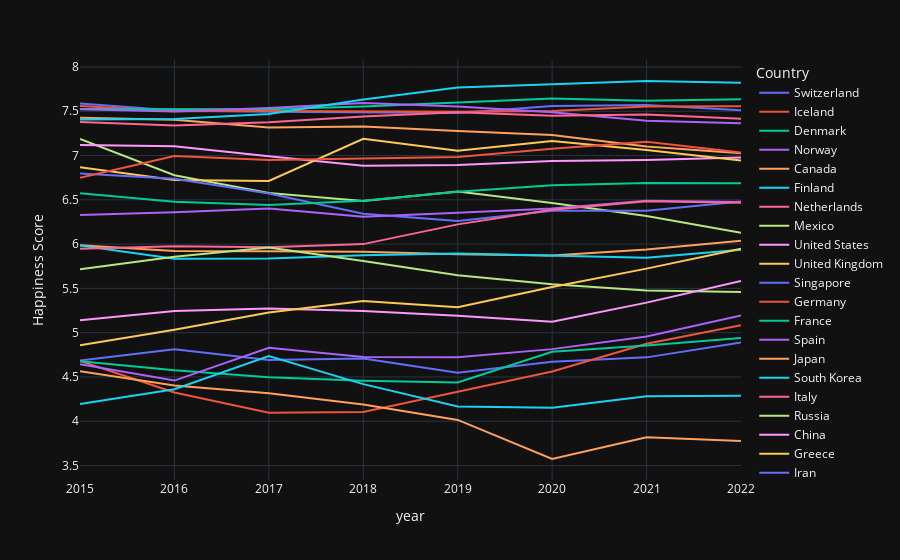

Write notebook code for a chart like this one.
### Code cell
countries=['India','United States','United Kingdom','Russia','China','Canada','Germany','France','Switzerland', 'Iceland', 'Denmark', 'Norway', 'Finland',
       'Netherlands','Japan', 'South Korea','Italy','Singapore','Greece','Iran','Spain','Mexico','Egypt','Ukraine', 'Iraq', 'South Africa']
df1=df[df['Country'].isin(countries)]

fig=px.line(df1,x='year',y='Happiness Score',color='Country',template="plotly_dark")
fig.show()

### Figure 1 — Plotly figure (JSON) as saved in the notebook; plotly's stock layout.template omitted (floating-point values rounded to 4 significant figures)
{"data": [{"hovertemplate": "Country=Switzerland<br>year=%{x}<br>Happiness Score=%{y}<extra></extra>", "legendgroup": "Switzerland", "line": {"color": "#636efa", "dash": "solid"}, "marker": {"symbol": "circle"}, "mode": "lines", "name": "Switzerland", "orientation": "v", "showlegend": true, "type": "scatter", "x": [2015, 2016, 2017, 2018, 2019, 2020, 2021, 2022], "xaxis": "x", "y": [7.587, 7.509, 7.494, 7.487, 7.48, 7.56, 7.571, 7.512], "yaxis": "y"}, {"hovertemplate": "Country=Iceland<br>year=%{x}<br>Happiness Score=%{y}<extra></extra>", "legendgroup": "Iceland", "line": {"color": "#EF553B", "dash": "solid"}, "marker": {"symbol": "circle"}, "mode": "lines", "name": "Iceland", "orientation": "v", "showlegend": true, "type": "scatter", "x": [2015, 2016, 2017, 2018, 2019, 2020, 2021, 2022], "xaxis": "x", "y": [7.561, 7.501, 7.504, 7.495, 7.494, 7.504, 7.554, 7.557], "yaxis": "y"}, {"hovertemplate": "Country=Denmark<br>year=%{x}<br>Happiness Score=%{y}<extra></extra>", "legendgroup": "Denmark", "line": {"color": "#00cc96", "dash": "solid"}, "marker": {"symbol": "circle"}, "mode": "lines", "name": "Denmark", "orientation": "v", "showlegend": true, "type": "scatter", "x": [2015, 2016, 2017, 2018, 2019, 2020, 2021, 2022], "xaxis": "x", "y": [7.527, 7.526, 7.522, 7.555, 7.6, 7.646, 7.62, 7.636], "yaxis": "y"}, {"hovertemplate": "Country=Norway<br>year=%{x}<br>Happiness Score=%{y}<extra></extra>", "legendgroup": "Norway", "line": {"color": "#ab63fa", "dash": "solid"}, "marker": {"symbol": "circle"}, "mode": "lines", "name": "Norway", "orientation": "v", "showlegend": true, "type": "scatter", "x": [2015, 2016, 2017, 2018, 2019, 2020, 2021, 2022], "xaxis": "x", "y": [7.522, 7.498, 7.537, 7.594, 7.554, 7.488, 7.392, 7.365], "yaxis": "y"}, {"hovertemplate": "Country=Canada<br>year=%{x}<br>Happiness Score=%{y}<extra></extra>", "legendgroup": "Canada", "line": {"color": "#FFA15A", "dash": "solid"}, "marker": {"symbol": "circle"}, "mode": "lines", "name": "Canada", "orientation": "v", "showlegend": true, "type": "scatter", "x": [2015, 2016, 2017, 2018, 2019, 2020, 2021, 2022], "xaxis": "x", "y": [7.427, 7.404, 7.316, 7.328, 7.278, 7.232, 7.103, 7.025], "yaxis": "y"}, {"hovertemplate": "Country=Finland<br>year=%{x}<br>Happiness Score=%{y}<extra></extra>", "legendgroup": "Finland", "line": {"color": "#19d3f3", "dash": "solid"}, "marker": {"symbol": "circle"}, "mode": "lines", "name": "Finland", "orientation": "v", "showlegend": true, "type": "scatter", "x": [2015, 2016, 2017, 2018, 2019, 2020, 2021, 2022], "xaxis": "x", "y": [7.406, 7.413, 7.469, 7.632, 7.769, 7.809, 7.842, 7.821], "yaxis": "y"}, {"hovertemplate": "Country=Netherlands<br>year=%{x}<br>Happiness Score=%{y}<extra></extra>", "legendgroup": "Netherlands", "line": {"color": "#FF6692", "dash": "solid"}, "marker": {"symbol": "circle"}, "mode": "lines", "name": "Netherlands", "orientation": "v", "showlegend": true, "type": "scatter", "x": [2015, 2016, 2017, 2018, 2019, 2020, 2021, 2022], "xaxis": "x", "y": [7.378, 7.339, 7.377, 7.441, 7.488, 7.449, 7.464, 7.415], "yaxis": "y"}, {"hovertemplate": "Country=Mexico<br>year=%{x}<br>Happiness Score=%{y}<extra></extra>", "legendgroup": "Mexico", "line": {"color": "#B6E880", "dash": "solid"}, "marker": {"symbol": "circle"}, "mode": "lines", "name": "Mexico", "orientation": "v", "showlegend": true, "type": "scatter", "x": [2015, 2016, 2017, 2018, 2019, 2020, 2021, 2022], "xaxis": "x", "y": [7.187, 6.778, 6.578, 6.488, 6.595, 6.465, 6.317, 6.128], "yaxis": "y"}, {"hovertemplate": "Country=United States<br>year=%{x}<br>Happiness Score=%{y}<extra></extra>", "legendgroup": "United States", "line": {"color": "#FF97FF", "dash": "solid"}, "marker": {"symbol": "circle"}, "mode": "lines", "name": "United States", "orientation": "v", "showlegend": true, "type": "scatter", "x": [2015, 2016, 2017, 2018, 2019, 2020, 2021, 2022], "xaxis": "x", "y": [7.119, 7.104, 6.993, 6.886, 6.892, 6.94, 6.951, 6.977], "yaxis": "y"}, {"hovertemplate": "Country=United Kingdom<br>year=%{x}<br>Happiness Score=%{y}<extra></extra>", "legendgroup": "United Kingdom", "line": {"color": "#FECB52", "dash": "solid"}, "marker": {"symbol": "circle"}, "mode": "lines", "name": "United Kingdom", "orientation": "v", "showlegend": true, "type": "scatter", "x": [2015, 2016, 2017, 2018, 2019, 2020, 2021, 2022], "xaxis": "x", "y": [6.867, 6.725, 6.714, 7.19, 7.054, 7.165, 7.064, 6.943], "yaxis": "y"}, {"hovertemplate": "Country=Singapore<br>year=%{x}<br>Happiness Score=%{y}<extra></extra>", "legendgroup": "Singapore", "line": {"color": "#636efa", "dash": "solid"}, "marker": {"symbol": "circle"}, "mode": "lines", "name": "Singapore", "orientation": "v", "showlegend": true, "type": "scatter", "x": [2015, 2016, 2017, 2018, 2019, 2020, 2021, 2022], "xaxis": "x", "y": [6.798, 6.739, 6.572, 6.343, 6.262, 6.377, 6.377, 6.48], "yaxis": "y"}, {"hovertemplate": "Country=Germany<br>year=%{x}<br>Happiness Score=%{y}<extra></extra>", "legendgroup": "Germany", "line": {"color": "#EF553B", "dash": "solid"}, "marker": {"symbol": "circle"}, "mode": "lines", "name": "Germany", "orientation": "v", "showlegend": true, "type": "scatter", "x": [2015, 2016, 2017, 2018, 2019, 2020, 2021, 2022], "xaxis": "x", "y": [6.75, 6.994, 6.951, 6.965, 6.985, 7.076, 7.155, 7.034], "yaxis": "y"}, {"hovertemplate": "Country=France<br>year=%{x}<br>Happiness Score=%{y}<extra></extra>", "legendgroup": "France", "line": {"color": "#00cc96", "dash": "solid"}, "marker": {"symbol": "circle"}, "mode": "lines", "name": "France", "orientation": "v", "showlegend": true, "type": "scatter", "x": [2015, 2016, 2017, 2018, 2019, 2020, 2021, 2022], "xaxis": "x", "y": [6.575, 6.478, 6.442, 6.489, 6.592, 6.664, 6.69, 6.687], "yaxis": "y"}, {"hovertemplate": "Country=Spain<br>year=%{x}<br>Happiness Score=%{y}<extra></extra>", "legendgroup": "Spain", "line": {"color": "#ab63fa", "dash": "solid"}, "marker": {"symbol": "circle"}, "mode": "lines", "name": "Spain", "orientation": "v", "showlegend": true, "type": "scatter", "x": [2015, 2016, 2017, 2018, 2019, 2020, 2021, 2022], "xaxis": "x", "y": [6.329, 6.361, 6.403, 6.31, 6.354, 6.401, 6.491, 6.476], "yaxis": "y"}, {"hovertemplate": "Country=Japan<br>year=%{x}<br>Happiness Score=%{y}<extra></extra>", "legendgroup": "Japan", "line": {"color": "#FFA15A", "dash": "solid"}, "marker": {"symbol": "circle"}, "mode": "lines", "name": "Japan", "orientation": "v", "showlegend": true, "type": "scatter", "x": [2015, 2016, 2017, 2018, 2019, 2020, 2021, 2022], "xaxis": "x", "y": [5.987, 5.921, 5.92, 5.915, 5.886, 5.871, 5.94, 6.039], "yaxis": "y"}, {"hovertemplate": "Country=South Korea<br>year=%{x}<br>Happiness Score=%{y}<extra></extra>", "legendgroup": "South Korea", "line": {"color": "#19d3f3", "dash": "solid"}, "marker": {"symbol": "circle"}, "mode": "lines", "name": "South Korea", "orientation": "v", "showlegend": true, "type": "scatter", "x": [2015, 2016, 2017, 2018, 2019, 2020, 2021, 2022], "xaxis": "x", "y": [5.984, 5.835, 5.838, 5.875, 5.895, 5.872, 5.845, 5.935], "yaxis": "y"}, {"hovertemplate": "Country=Italy<br>year=%{x}<br>Happiness Score=%{y}<extra></extra>", "legendgroup": "Italy", "line": {"color": "#FF6692", "dash": "solid"}, "marker": {"symbol": "circle"}, "mode": "lines", "name": "Italy", "orientation": "v", "showlegend": true, "type": "scatter", "x": [2015, 2016, 2017, 2018, 2019, 2020, 2021, 2022], "xaxis": "x", "y": [5.948, 5.977, 5.964, 6, 6.223, 6.387, 6.483, 6.467], "yaxis": "y"}, {"hovertemplate": "Country=Russia<br>year=%{x}<br>Happiness Score=%{y}<extra></extra>", "legendgroup": "Russia", "line": {"color": "#B6E880", "dash": "solid"}, "marker": {"symbol": "circle"}, "mode": "lines", "name": "Russia", "orientation": "v", "showlegend": true, "type": "scatter", "x": [2015, 2016, 2017, 2018, 2019, 2020, 2021, 2022], "xaxis": "x", "y": [5.716, 5.856, 5.963, 5.81, 5.648, 5.546, 5.477, 5.459], "yaxis": "y"}, {"hovertemplate": "Country=China<br>year=%{x}<br>Happiness Score=%{y}<extra></extra>", "legendgroup": "China", "line": {"color": "#FF97FF", "dash": "solid"}, "marker": {"symbol": "circle"}, "mode": "lines", "name": "China", "orientation": "v", "showlegend": true, "type": "scatter", "x": [2015, 2016, 2017, 2018, 2019, 2020, 2021, 2022], "xaxis": "x", "y": [5.14, 5.245, 5.273, 5.246, 5.191, 5.124, 5.339, 5.585], "yaxis": "y"}, {"hovertemplate": "Country=Greece<br>year=%{x}<br>Happiness Score=%{y}<extra></extra>", "legendgroup": "Greece", "line": {"color": "#FECB52", "dash": "solid"}, "marker": {"symbol": "circle"}, "mode": "lines", "name": "Greece", "orientation": "v", "showlegend": true, "type": "scatter", "x": [2015, 2016, 2017, 2018, 2019, 2020, 2021, 2022], "xaxis": "x", "y": [4.857, 5.033, 5.227, 5.358, 5.287, 5.515, 5.723, 5.948], "yaxis": "y"}, {"hovertemplate": "Country=Iran<br>year=%{x}<br>Happiness Score=%{y}<extra></extra>", "legendgroup": "Iran", "line": {"color": "#636efa", "dash": "solid"}, "marker": {"symbol": "circle"}, "mode": "lines", "name": "Iran", "orientation": "v", "showlegend": true, "type": "scatter", "x": [2015, 2016, 2017, 2018, 2019, 2020, 2021, 2022], "xaxis": "x", "y": [4.686, 4.813, 4.692, 4.707, 4.548, 4.672, 4.721, 4.888], "yaxis": "y"}, {"hovertemplate": "Country=Ukraine<br>year=%{x}<br>Happiness Score=%{y}<extra></extra>", "legendgroup": "Ukraine", "line": {"color": "#EF553B", "dash": "solid"}, "marker": {"symbol": "circle"}, "mode": "lines", "name": "Ukraine", "orientation": "v", "showlegend": true, "type": "scatter", "x": [2015, 2016, 2017, 2018, 2019, 2020, 2021, 2022], "xaxis": "x", "y": [4.681, 4.324, 4.096, 4.103, 4.332, 4.561, 4.875, 5.084], "yaxis": "y"}, {"hovertemplate": "Country=Iraq<br>year=%{x}<br>Happiness Score=%{y}<extra></extra>", "legendgroup": "Iraq", "line": {"color": "#00cc96", "dash": "solid"}, "marker": {"symbol": "circle"}, "mode": "lines", "name": "Iraq", "orientation": "v", "showlegend": true, "type": "scatter", "x": [2015, 2016, 2017, 2018, 2019, 2020, 2021, 2022], "xaxis": "x", "y": [4.677, 4.575, 4.497, 4.456, 4.437, 4.785, 4.854, 4.941], "yaxis": "y"}, {"hovertemplate": "Country=South Africa<br>year=%{x}<br>Happiness Score=%{y}<extra></extra>", "legendgroup": "South Africa", "line": {"color": "#ab63fa", "dash": "solid"}, "marker": {"symbol": "circle"}, "mode": "lines", "name": "South Africa", "orientation": "v", "showlegend": true, "type": "scatter", "x": [2015, 2016, 2017, 2018, 2019, 2020, 2021, 2022], "xaxis": "x", "y": [4.642, 4.459, 4.829, 4.724, 4.722, 4.814, 4.956, 5.194], "yaxis": "y"}, {"hovertemplate": "Country=India<br>year=%{x}<br>Happiness Score=%{y}<extra></extra>", "legendgroup": "India", "line": {"color": "#FFA15A", "dash": "solid"}, "marker": {"symbol": "circle"}, "mode": "lines", "name": "India", "orientation": "v", "showlegend": true, "type": "scatter", "x": [2015, 2016, 2017, 2018, 2019, 2020, 2021, 2022], "xaxis": "x", "y": [4.565, 4.404, 4.315, 4.19, 4.015, 3.573, 3.819, 3.777], "yaxis": "y"}, {"hovertemplate": "Country=Egypt<br>year=%{x}<br>Happiness Score=%{y}<extra></extra>", "legendgroup": "Egypt", "line": {"color": "#19d3f3", "dash": "solid"}, "marker": {"symbol": "circle"}, "mode": "lines", "name": "Egypt", "orientation": "v", "showlegend": true, "type": "scatter", "x": [2015, 2016, 2017, 2018, 2019, 2020, 2021, 2022], "xaxis": "x", "y": [4.194, 4.362, 4.735, 4.419, 4.166, 4.151, 4.283, 4.288], "yaxis": "y"}], "layout": {"legend": {"title": {"text": "Country"}, "tracegroupgap": 0}, "margin": {"t": 60}, "xaxis": {"anchor": "y", "domain": [0, 1], "title": {"text": "year"}}, "yaxis": {"anchor": "x", "domain": [0, 1], "title": {"text": "Happiness Score"}}}}
